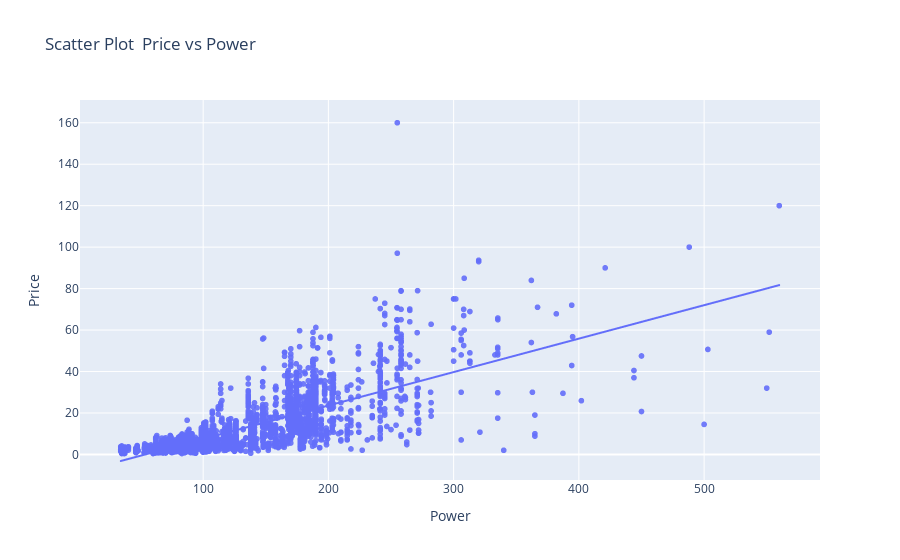

The cell this chart's notebook holds for it:
### Code cell
fig = px.scatter(df, x='Power', y='Price', trendline="ols", opacity=0.9,title="Scatter Plot  Price vs Power")
# Show the plot
fig.show()

### Figure 1 — Plotly figure (JSON) as saved in the notebook; plotly's stock layout.template omitted (floating-point values rounded to 4 significant figures; data arrays with more than 128 entries replaced by an {"elided": "..."} marker saying what was removed)
{"data": [{"hovertemplate": "Power=%{x}<br>Price=%{y}<extra></extra>", "legendgroup": "", "marker": {"color": "#636efa", "opacity": 0.9, "symbol": "circle"}, "mode": "markers", "name": "", "showlegend": false, "type": "scattergl", "x": {"elided": "5872 float values"}, "xaxis": "x", "y": {"elided": "5872 float values"}, "yaxis": "y"}, {"hovertemplate": "<b>OLS trendline</b><br>Price = 0.161354 * Power + -8.67376<br>R<sup>2</sup>=0.597286<br><br>Power=%{x}<br>Price=%{y} <b>(trend)</b><extra></extra>", "legendgroup": "", "marker": {"color": "#636efa", "symbol": "circle"}, "mode": "lines", "name": "", "showlegend": false, "type": "scattergl", "x": {"elided": "5872 float values"}, "xaxis": "x", "y": {"elided": "5872 float values"}, "yaxis": "y"}], "layout": {"legend": {"tracegroupgap": 0}, "title": {"text": "Scatter Plot  Price vs Power"}, "xaxis": {"anchor": "y", "domain": [0, 1], "title": {"text": "Power"}}, "yaxis": {"anchor": "x", "domain": [0, 1], "title": {"text": "Price"}}}}
